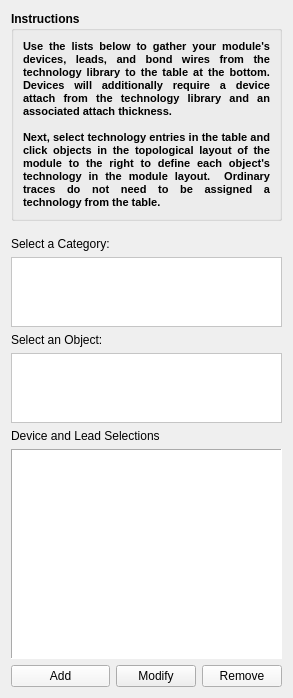
      <widget class="QWidget" name="page">
       <property name="geometry">
        <rect>
         <x>0</x>
         <y>0</y>
         <width>270</width>
         <height>698</height>
        </rect>
       </property>
       <attribute name="label">
        <string>Component Selection</string>
       </attribute>
       <layout class="QGridLayout" name="gridLayout_3">
        <item row="0" column="0" colspan="3">
         <widget class="QGroupBox" name="groupBox_4">
          <property name="minimumSize">
           <size>
            <width>0</width>
            <height>0</height>
           </size>
          </property>
          <property name="font">
           <font>
            <weight>75</weight>
            <bold>true</bold>
           </font>
          </property>
          <property name="title">
           <string>Instructions</string>
          </property>
          <layout class="QGridLayout" name="gridLayout_13">
           <item row="0" column="0">
            <widget class="QLabel" name="label_28">
             <property name="font">
              <font>
               <pointsize>10</pointsize>
              </font>
             </property>
             <property name="text">
              <string>&lt;!DOCTYPE HTML PUBLIC &quot;-//W3C//DTD HTML 4.0//EN&quot; &quot;http://www.w3.org/TR/REC-html40/strict.dtd&quot;&gt;
&lt;html&gt;&lt;head&gt;&lt;meta name=&quot;qrichtext&quot; content=&quot;1&quot; /&gt;&lt;style type=&quot;text/css&quot;&gt;
p, li { white-space: pre-wrap; }
&lt;/style&gt;&lt;/head&gt;&lt;body style=&quot; font-family:'MS Shell Dlg 2'; font-size:10pt; font-weight:600; font-style:normal;&quot;&gt;
&lt;p align=&quot;justify&quot; style=&quot; margin-top:0px; margin-bottom:0px; margin-left:0px; margin-right:0px; -qt-block-indent:0; text-indent:0px;&quot;&gt;&lt;span style=&quot; font-size:8pt;&quot;&gt;Use the lists below to gather your module's devices, leads, and bond wires from the technology library to the table at the bottom.  Devices will additionally require a device attach from the technology library and an associated attach thickness.&lt;/span&gt;&lt;/p&gt;
&lt;p align=&quot;justify&quot; style=&quot;-qt-paragraph-type:empty; margin-top:0px; margin-bottom:0px; margin-left:0px; margin-right:0px; -qt-block-indent:0; text-indent:0px; font-size:8pt;&quot;&gt;&lt;/p&gt;
&lt;p align=&quot;justify&quot; style=&quot; margin-top:0px; margin-bottom:0px; margin-left:0px; margin-right:0px; -qt-block-indent:0; text-indent:0px;&quot;&gt;&lt;span style=&quot; font-size:8pt;&quot;&gt;Next, select technology entries in the table and click objects in the topological layout of the module to the right to define each object's technology in the module layout.  Ordinary traces do not need to be assigned a technology from the table.&lt;/span&gt;&lt;/p&gt;&lt;/body&gt;&lt;/html&gt;</string>
             </property>
             <property name="wordWrap">
              <bool>true</bool>
             </property>
            </widget>
           </item>
          </layout>
         </widget>
        </item>
        <item row="2" column="0">
         <widget class="QLabel" name="label">
          <property name="text">
           <string>Select a Category:</string>
          </property>
         </widget>
        </item>
        <item row="4" column="0">
         <widget class="QLabel" name="label_2">
          <property name="text">
           <string>Select an Object:</string>
          </property>
         </widget>
        </item>
        <item row="3" column="0" colspan="3">
         <widget class="QListView" name="lst_categories">
          <property name="maximumSize">
           <size>
            <width>16777215</width>
            <height>70</height>
           </size>
          </property>
          <property name="styleSheet">
           <string notr="true">background-color: rgb(255, 255, 255);</string>
          </property>
          <property name="viewMode">
           <enum>QListView::ListMode</enum>
          </property>
         </widget>
        </item>
        <item row="6" column="0" colspan="3">
         <widget class="QLabel" name="label_7">
          <property name="text">
           <string>Device and Lead Selections</string>
          </property>
         </widget>
        </item>
        <item row="5" column="0" colspan="3">
         <widget class="QListView" name="lst_devices">
          <property name="maximumSize">
           <size>
            <width>16777215</width>
            <height>70</height>
           </size>
          </property>
          <property name="styleSheet">
           <string notr="true">background-color: rgb(255, 255, 255);</string>
          </property>
          <property name="selectionMode">
           <enum>QAbstractItemView::ExtendedSelection</enum>
          </property>
          <property name="selectionRectVisible">
           <bool>true</bool>
          </property>
         </widget>
        </item>
        <item row="7" column="0" colspan="3">
         <widget class="QTableWidget" name="tbl_projDevices">
          <property name="palette">
           <palette>
            <active>
             <colorrole role="Button">
              <brush brushstyle="SolidPattern">
               <color alpha="255">
                <red>255</red>
                <green>255</green>
                <blue>255</blue>
               </color>
              </brush>
             </colorrole>
             <colorrole role="Base">
              <brush brushstyle="SolidPattern">
               <color alpha="255">
                <red>255</red>
                <green>255</green>
                <blue>255</blue>
               </color>
              </brush>
             </colorrole>
             <colorrole role="Window">
              <brush brushstyle="SolidPattern">
               <color alpha="255">
                <red>255</red>
                <green>255</green>
                <blue>255</blue>
               </color>
              </brush>
             </colorrole>
            </active>
            <inactive>
             <colorrole role="Button">
              <brush brushstyle="SolidPattern">
               <color alpha="255">
                <red>255</red>
                <green>255</green>
                <blue>255</blue>
               </color>
              </brush>
             </colorrole>
             <colorrole role="Base">
              <brush brushstyle="SolidPattern">
               <color alpha="255">
                <red>255</red>
                <green>255</green>
                <blue>255</blue>
               </color>
              </brush>
             </colorrole>
             <colorrole role="Window">
              <brush brushstyle="SolidPattern">
               <color alpha="255">
                <red>255</red>
                <green>255</green>
                <blue>255</blue>
               </color>
              </brush>
             </colorrole>
            </inactive>
            <disabled>
             <colorrole role="Button">
              <brush brushstyle="SolidPattern">
               <color alpha="255">
                <red>255</red>
                <green>255</green>
                <blue>255</blue>
               </color>
              </brush>
             </colorrole>
             <colorrole role="Base">
              <brush brushstyle="SolidPattern">
               <color alpha="255">
                <red>255</red>
                <green>255</green>
                <blue>255</blue>
               </color>
              </brush>
             </colorrole>
             <colorrole role="Window">
              <brush brushstyle="SolidPattern">
               <color alpha="255">
                <red>255</red>
                <green>255</green>
                <blue>255</blue>
               </color>
              </brush>
             </colorrole>
            </disabled>
           </palette>
          </property>
          <property name="styleSheet">
           <string notr="true">background-color: rgb(255, 255, 255);</string>
          </property>
          <property name="frameShape">
           <enum>QFrame::Panel</enum>
          </property>
          <property name="editTriggers">
           <set>QAbstractItemView::NoEditTriggers</set>
          </property>
          <property name="selectionBehavior">
           <enum>QAbstractItemView::SelectItems</enum>
          </property>
          <property name="showGrid">
           <bool>true</bool>
          </property>
          <attribute name="horizontalHeaderVisible">
           <bool>false</bool>
          </attribute>
          <attribute name="verticalHeaderVisible">
           <bool>false</bool>
          </attribute>
         </widget>
        </item>
        <item row="8" column="0">
         <widget class="QPushButton" name="btn_addDevice">
          <property name="palette">
           <palette>
            <active>
             <colorrole role="Button">
              <brush brushstyle="SolidPattern">
               <color alpha="255">
                <red>245</red>
                <green>245</green>
                <blue>245</blue>
               </color>
              </brush>
             </colorrole>
             <colorrole role="Base">
              <brush brushstyle="SolidPattern">
               <color alpha="255">
                <red>245</red>
                <green>245</green>
                <blue>245</blue>
               </color>
              </brush>
             </colorrole>
             <colorrole role="Window">
              <brush brushstyle="SolidPattern">
               <color alpha="255">
                <red>245</red>
                <green>245</green>
                <blue>245</blue>
               </color>
              </brush>
             </colorrole>
            </active>
            <inactive>
             <colorrole role="Button">
              <brush brushstyle="SolidPattern">
               <color alpha="255">
                <red>245</red>
                <green>245</green>
                <blue>245</blue>
               </color>
              </brush>
             </colorrole>
             <colorrole role="Base">
              <brush brushstyle="SolidPattern">
               <color alpha="255">
                <red>245</red>
                <green>245</green>
                <blue>245</blue>
               </color>
              </brush>
             </colorrole>
             <colorrole role="Window">
              <brush brushstyle="SolidPattern">
               <color alpha="255">
                <red>245</red>
                <green>245</green>
                <blue>245</blue>
               </color>
              </brush>
             </colorrole>
            </inactive>
            <disabled>
             <colorrole role="Button">
              <brush brushstyle="SolidPattern">
               <color alpha="255">
                <red>245</red>
                <green>245</green>
                <blue>245</blue>
               </color>
              </brush>
             </colorrole>
             <colorrole role="Base">
              <brush brushstyle="SolidPattern">
               <color alpha="255">
                <red>245</red>
                <green>245</green>
                <blue>245</blue>
               </color>
              </brush>
             </colorrole>
             <colorrole role="Window">
              <brush brushstyle="SolidPattern">
               <color alpha="255">
                <red>245</red>
                <green>245</green>
                <blue>245</blue>
               </color>
              </brush>
             </colorrole>
            </disabled>
           </palette>
          </property>
          <property name="text">
           <string>Add</string>
          </property>
         </widget>
        </item>
        <item row="8" column="2">
         <widget class="QPushButton" name="btn_removeDevice">
          <property name="palette">
           <palette>
            <active>
             <colorrole role="Button">
              <brush brushstyle="SolidPattern">
               <color alpha="255">
                <red>245</red>
                <green>245</green>
                <blue>245</blue>
               </color>
              </brush>
             </colorrole>
             <colorrole role="Base">
              <brush brushstyle="SolidPattern">
               <color alpha="255">
                <red>245</red>
                <green>245</green>
                <blue>245</blue>
               </color>
              </brush>
             </colorrole>
             <colorrole role="Window">
              <brush brushstyle="SolidPattern">
               <color alpha="255">
                <red>245</red>
                <green>245</green>
                <blue>245</blue>
               </color>
              </brush>
             </colorrole>
            </active>
            <inactive>
             <colorrole role="Button">
              <brush brushstyle="SolidPattern">
               <color alpha="255">
                <red>245</red>
                <green>245</green>
                <blue>245</blue>
               </color>
              </brush>
             </colorrole>
             <colorrole role="Base">
              <brush brushstyle="SolidPattern">
               <color alpha="255">
                <red>245</red>
                <green>245</green>
                <blue>245</blue>
               </color>
              </brush>
             </colorrole>
             <colorrole role="Window">
              <brush brushstyle="SolidPattern">
               <color alpha="255">
                <red>245</red>
                <green>245</green>
                <blue>245</blue>
               </color>
              </brush>
             </colorrole>
            </inactive>
            <disabled>
             <colorrole role="Button">
              <brush brushstyle="SolidPattern">
               <color alpha="255">
                <red>245</red>
                <green>245</green>
                <blue>245</blue>
               </color>
              </brush>
             </colorrole>
             <colorrole role="Base">
              <brush brushstyle="SolidPattern">
               <color alpha="255">
                <red>245</red>
                <green>245</green>
                <blue>245</blue>
               </color>
              </brush>
             </colorrole>
             <colorrole role="Window">
              <brush brushstyle="SolidPattern">
               <color alpha="255">
                <red>245</red>
                <green>245</green>
                <blue>245</blue>
               </color>
              </brush>
             </colorrole>
            </disabled>
           </palette>
          </property>
          <property name="text">
           <string>Remove</string>
          </property>
         </widget>
        </item>
        <item row="1" column="0">
         <spacer name="verticalSpacer_9">
          <property name="orientation">
           <enum>Qt::Vertical</enum>
          </property>
          <property name="sizeType">
           <enum>QSizePolicy::Fixed</enum>
          </property>
          <property name="sizeHint" stdset="0">
           <size>
            <width>20</width>
            <height>10</height>
           </size>
          </property>
         </spacer>
        </item>
        <item row="8" column="1">
         <widget class="QPushButton" name="btn_modify">
          <property name="text">
           <string>Modify</string>
          </property>
         </widget>
        </item>
       </layout>
      </widget>
